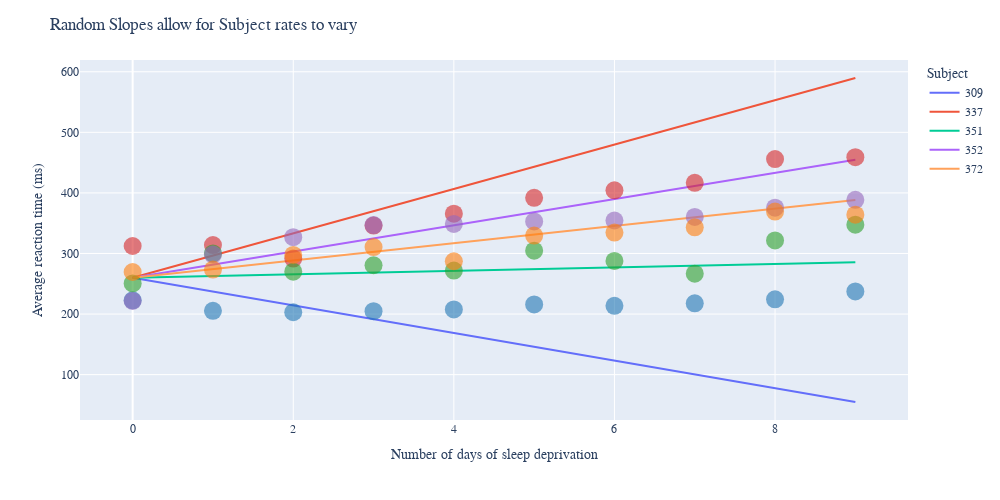

Notebook code for this chart:
### Code cell
# plot with plotly
fig3 = px.line(df_melt2, x='Days', y='Reaction', color='index')

# add individual scatter points
colors= ['#1f77b4', '#d62728', '#2ca02c', '#9467bd', '#ff7f0e']
for i, subj in enumerate(sleepstudy.Subject.unique()):
    subj_scatter = sleepstudy[sleepstudy['Subject'].str.contains(subj)]
    
    fig3.add_trace(go.Scatter(x=subj_scatter['Days'].values, y=subj_scatter['Reaction'].values, 
                              mode='markers', 
                              marker=dict(color=colors[i]),
                              showlegend=False))

fig3.update_traces(marker=dict(size=18, opacity=0.6),
                  selector=dict(mode='markers'))

fig3.update_layout(autosize=False,
                  width=1000,
                  height=500,
                 title="Random Slopes allow for Subject rates to vary",
                    xaxis_title="Number of days of sleep deprivation",
                 yaxis_title="Average reaction time (ms)",
                 legend_title_text='Subject',
                  font=dict(
                      family="Helvetica Neue"))
fig3.show()

### Figure 1 — Plotly figure (JSON) as saved in the notebook; plotly's stock layout.template omitted (floating-point values rounded to 4 significant figures)
{"data": [{"hovertemplate": "index=309<br>Days=%{x}<br>Reaction=%{y}<extra></extra>", "legendgroup": "309", "line": {"color": "#636efa", "dash": "solid"}, "mode": "lines", "name": "309", "showlegend": true, "type": "scatter", "x": [0, 9], "xaxis": "x", "y": [259.9, 54.81], "yaxis": "y"}, {"hovertemplate": "index=337<br>Days=%{x}<br>Reaction=%{y}<extra></extra>", "legendgroup": "337", "line": {"color": "#EF553B", "dash": "solid"}, "mode": "lines", "name": "337", "showlegend": true, "type": "scatter", "x": [0, 9], "xaxis": "x", "y": [259.9, 589.7], "yaxis": "y"}, {"hovertemplate": "index=351<br>Days=%{x}<br>Reaction=%{y}<extra></extra>", "legendgroup": "351", "line": {"color": "#00cc96", "dash": "solid"}, "mode": "lines", "name": "351", "showlegend": true, "type": "scatter", "x": [0, 9], "xaxis": "x", "y": [259.9, 285.6], "yaxis": "y"}, {"hovertemplate": "index=352<br>Days=%{x}<br>Reaction=%{y}<extra></extra>", "legendgroup": "352", "line": {"color": "#ab63fa", "dash": "solid"}, "mode": "lines", "name": "352", "showlegend": true, "type": "scatter", "x": [0, 9], "xaxis": "x", "y": [259.9, 454.6], "yaxis": "y"}, {"hovertemplate": "index=372<br>Days=%{x}<br>Reaction=%{y}<extra></extra>", "legendgroup": "372", "line": {"color": "#FFA15A", "dash": "solid"}, "mode": "lines", "name": "372", "showlegend": true, "type": "scatter", "x": [0, 9], "xaxis": "x", "y": [259.9, 388.3], "yaxis": "y"}, {"marker": {"color": "#1f77b4", "opacity": 0.6, "size": 18}, "mode": "markers", "showlegend": false, "type": "scatter", "x": [0, 1, 2, 3, 4, 5, 6, 7, 8, 9], "y": [222.7, 205.3, 203.0, 204.7, 207.7, 216.0, 213.6, 217.7, 224.3, 237.3]}, {"marker": {"color": "#d62728", "opacity": 0.6, "size": 18}, "mode": "markers", "showlegend": false, "type": "scatter", "x": [0, 1, 2, 3, 4, 5, 6, 7, 8, 9], "y": [312.4, 313.8, 291.6, 346.1, 365.7, 391.8, 404.3, 416.7, 455.9, 458.9]}, {"marker": {"color": "#2ca02c", "opacity": 0.6, "size": 18}, "mode": "markers", "showlegend": false, "type": "scatter", "x": [0, 1, 2, 3, 4, 5, 6, 7, 8, 9], "y": [250.5, 300.1, 269.9, 280.6, 271.8, 304.6, 287.7, 266.6, 321.5, 347.6]}, {"marker": {"color": "#9467bd", "opacity": 0.6, "size": 18}, "mode": "markers", "showlegend": false, "type": "scatter", "x": [0, 1, 2, 3, 4, 5, 6, 7, 8, 9], "y": [221.7, 298.2, 326.9, 346.9, 348.7, 352.8, 354.4, 360.4, 375.6, 388.5]}, {"marker": {"color": "#ff7f0e", "opacity": 0.6, "size": 18}, "mode": "markers", "showlegend": false, "type": "scatter", "x": [0, 1, 2, 3, 4, 5, 6, 7, 8, 9], "y": [269.4, 273.5, 297.6, 310.6, 287.2, 329.6, 334.5, 343.2, 369.1, 364.1]}], "layout": {"autosize": false, "font": {"family": "Helvetica Neue"}, "height": 500, "legend": {"title": {"text": "Subject"}, "tracegroupgap": 0}, "margin": {"t": 60}, "title": {"text": "Random Slopes allow for Subject rates to vary"}, "width": 1000, "xaxis": {"anchor": "y", "autorange": true, "domain": [0, 1], "range": [-0.6562, 9.656], "title": {"text": "Number of days of sleep deprivation"}, "type": "linear"}, "yaxis": {"anchor": "x", "autorange": true, "domain": [0, 1], "range": [25.1, 619.4], "title": {"text": "Average reaction time (ms)"}, "type": "linear"}}}
